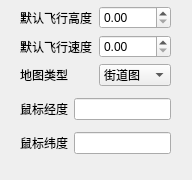
        <widget class="QWidget" name="scrollAreaWidgetContents_2">
         <property name="geometry">
          <rect>
           <x>0</x>
           <y>0</y>
           <width>192</width>
           <height>180</height>
          </rect>
         </property>
         <property name="minimumSize">
          <size>
           <width>180</width>
           <height>180</height>
          </size>
         </property>
         <widget class="QWidget" name="layoutWidget">
          <property name="geometry">
           <rect>
            <x>20</x>
            <y>0</y>
            <width>151</width>
            <height>161</height>
           </rect>
          </property>
          <layout class="QVBoxLayout" name="verticalLayout_19">
           <item>
            <layout class="QVBoxLayout" name="verticalLayout_10">
             <item>
              <layout class="QHBoxLayout" name="horizontalLayout_35">
               <item>
                <widget class="QLabel" name="label_20">
                 <property name="text">
                  <string>默认飞行高度</string>
                 </property>
                </widget>
               </item>
               <item>
                <widget class="QDoubleSpinBox" name="doubleSpinBox_flyHeight"/>
               </item>
              </layout>
             </item>
             <item>
              <layout class="QHBoxLayout" name="horizontalLayout_36">
               <item>
                <widget class="QLabel" name="label_21">
                 <property name="text">
                  <string>默认飞行速度</string>
                 </property>
                </widget>
               </item>
               <item>
                <widget class="QDoubleSpinBox" name="doubleSpinBox_flySpeed"/>
               </item>
              </layout>
             </item>
             <item>
              <layout class="QHBoxLayout" name="horizontalLayout_12">
               <item>
                <widget class="QLabel" name="label_3">
                 <property name="text">
                  <string>地图类型</string>
                 </property>
                </widget>
               </item>
               <item>
                <widget class="QComboBox" name="comboBox_mapItem">
                 <item>
                  <property name="text">
                   <string>街道图</string>
                  </property>
                 </item>
                 <item>
                  <property name="text">
                   <string>卫星图</string>
                  </property>
                 </item>
                 <item>
                  <property name="text">
                   <string>三维图</string>
                  </property>
                 </item>
                </widget>
               </item>
              </layout>
             </item>
            </layout>
           </item>
           <item>
            <layout class="QHBoxLayout" name="horizontalLayout_14">
             <item>
              <widget class="QLabel" name="label_4">
               <property name="text">
                <string>鼠标经度</string>
               </property>
              </widget>
             </item>
             <item>
              <widget class="QLineEdit" name="lineEdit_mouseLon"/>
             </item>
            </layout>
           </item>
           <item>
            <layout class="QHBoxLayout" name="horizontalLayout_13">
             <item>
              <widget class="QLabel" name="label_5">
               <property name="text">
                <string>鼠标纬度</string>
               </property>
              </widget>
             </item>
             <item>
              <widget class="QLineEdit" name="lineEdit_mouseLat"/>
             </item>
            </layout>
           </item>
          </layout>
         </widget>
        </widget>
